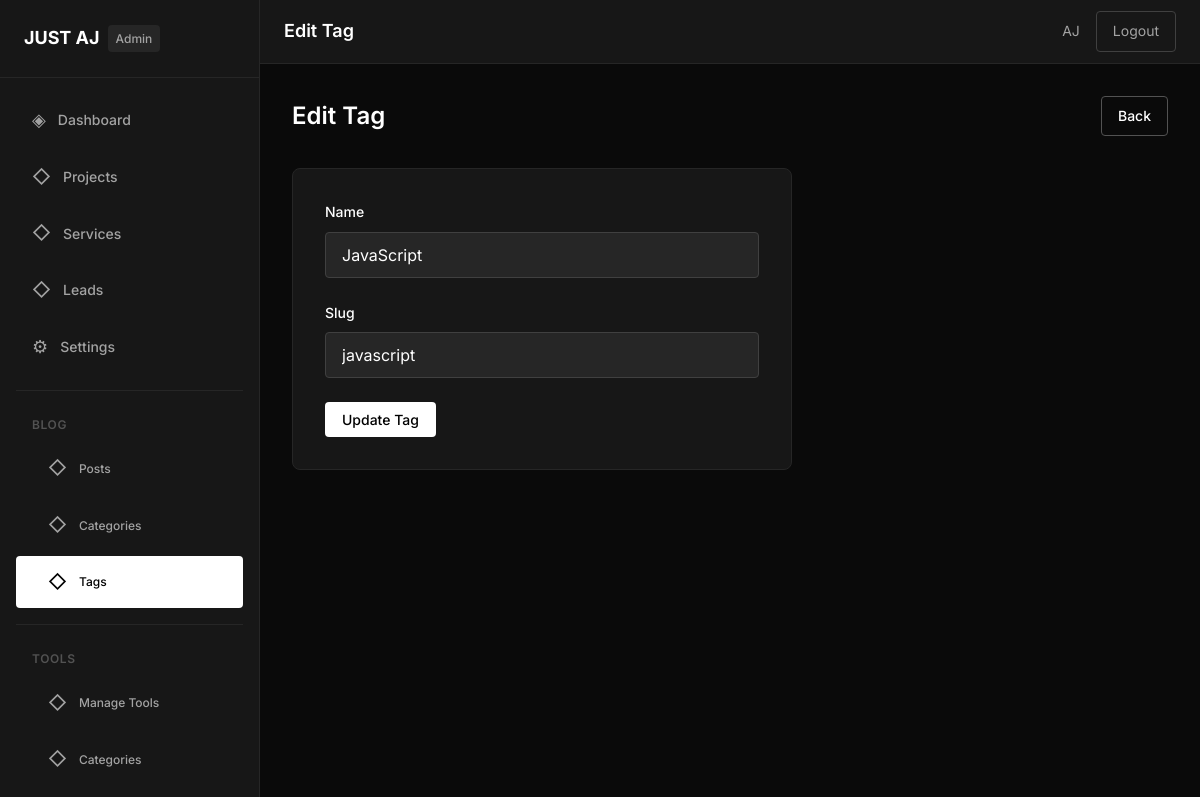
Page /admin/blog/tags/edit.php?id=2 (signed in) on the committed database.
### tables this page shows
CREATE TABLE `settings` (
    `id` INT(11) NOT NULL AUTO_INCREMENT,
    `setting_key` VARCHAR(255) NOT NULL,
    `setting_value` TEXT,
    PRIMARY KEY (`id`),
    UNIQUE KEY `setting_key` (`setting_key`)
);

CREATE TABLE `blog_tags` (
    `id` INT(11) NOT NULL AUTO_INCREMENT,
    `name` VARCHAR(255) NOT NULL,
    `slug` VARCHAR(255) NOT NULL,
    `created_at` TIMESTAMP DEFAULT CURRENT_TIMESTAMP,
    PRIMARY KEY (`id`),
    UNIQUE KEY `slug` (`slug`)
);

### includes/functions.php (called while the page is built, shortened)
<?php
function getSetting($key, $default = '') {
    global $pdo;
    $stmt = $pdo->prepare('SELECT setting_value FROM settings WHERE setting_key = ?');
    $stmt->execute([$key]);
    $result = $stmt->fetch();
    return $result ? $result['setting_value'] : $default;
}

### admin/blog/tags/edit.php (the view, shortened to what this page needs)
<?php
$currentPage = 'blog-tags';
require_once '../../../includes/db.php';
require_once '../../../includes/functions.php';
$id = filter_input(INPUT_GET, 'id', FILTER_VALIDATE_INT);
$stmt = $pdo->prepare('SELECT * FROM blog_tags WHERE id = ?');
$stmt->execute([$id]);
$tag = $stmt->fetch();
?>
<?php include '../../../includes/admin-header.php'; ?>
<div class="page-header">
    <h1 class="page-title">Edit Tag</h1>
    <a href="<?php echo SITE_URL; ?>/admin/blog/tags/" class="btn btn-secondary">Back</a>
</div>
<div class="form-card" style="max-width: 500px;">
    <form method="POST">
        <div class="form-group">
            <label for="name" class="form-label">Name</label>
            <input type="text" id="name" name="name" class="form-input" required value="<?php echo htmlspecialchars($tag['name']); ?>">
        </div>
        <div class="form-group">
            <label for="slug" class="form-label">Slug</label>
            <input type="text" id="slug" name="slug" class="form-input" value="<?php echo htmlspecialchars($tag['slug']); ?>">
        </div>
        <button type="submit" class="btn btn-primary">Update Tag</button>
    </form>
</div>
<?php include '../../../includes/admin-footer.php'; ?>

### includes/admin-sidebar.php (shortened to what this page needs)
<aside class="admin-sidebar">
                <div class="sidebar-header">
                    <a href="<?php echo SITE_URL; ?>/admin/dashboard.php" class="sidebar-logo">
                        <span class="logo-text"><?php echo htmlspecialchars(getSetting('site_name', 'AJ OS')); ?></span>
                        <span class="logo-badge">Admin</span>
                    </a>
                </div>
                <nav class="sidebar-nav">
                    <ul class="nav-menu">
                        <li class="nav-item">
                            <a href="<?php echo SITE_URL; ?>/admin/dashboard.php" class="nav-link <?php echo $currentPage === 'dashboard' ? 'active' : ''; ?>">
                                <span class="nav-icon">◈</span>
                                Dashboard
                            </a>
                        </li>
                        <li class="nav-item">
                            <a href="<?php echo SITE_URL; ?>/admin/projects/index.php" class="nav-link <?php echo $currentPage === 'projects' ? 'active' : ''; ?>">
                                <span class="nav-icon">◇</span>
                                Projects
                            </a>
                        </li>
                        <li class="nav-item">
                            <a href="<?php echo SITE_URL; ?>/admin/services/index.php" class="nav-link <?php echo $currentPage === 'services' ? 'active' : ''; ?>">
                                <span class="nav-icon">◇</span>
                                Services
                            </a>
                        </li>
                        <li class="nav-item">
                            <a href="<?php echo SITE_URL; ?>/admin/leads/index.php" class="nav-link <?php echo $currentPage === 'leads' ? 'active' : ''; ?>">
                                <span class="nav-icon">◇</span>
                                Leads
                            </a>
                        </li>
                        <li class="nav-item">
                            <a href="<?php echo SITE_URL; ?>/admin/settings.php" class="nav-link <?php echo $currentPage === 'settings' ? 'active' : ''; ?>">
                                <span class="nav-icon">⚙</span>
                                Settings
                            </a>
                        </li>
                    </ul>
                    <div class="nav-divider"></div>
                    <p class="nav-label">Blog</p>
                    <ul class="nav-menu">
                        <li class="nav-item nav-sub">
                            <a href="<?php echo SITE_URL; ?>/admin/blog/posts/" class="nav-link <?php echo $currentPage === 'blog-posts' ? 'active' : ''; ?>">
                                <span class="nav-icon">◇</span>
                                Posts
                            </a>
                        </li>
                        <li class="nav-item nav-sub">
                            <a href="<?php echo SITE_URL; ?>/admin/blog/categories/" class="nav-link <?php echo $currentPage === 'blog-categories' ? 'active' : ''; ?>">
                                <span class="nav-icon">◇</span>
                                Categories
                            </a>
                        </li>
                        <li class="nav-item nav-sub">
                            <a href="<?php echo SITE_URL; ?>/admin/blog/tags/" class="nav-link <?php echo $currentPage === 'blog-tags' ? 'active' : ''; ?>">
                                <span class="nav-icon">◇</span>
                                Tags
                            </a>
                        </li>
                    </ul>
                    <div class="nav-divider"></div>
                    <p class="nav-label">Tools</p>
                    <ul class="nav-menu">
                        <li class="nav-item nav-sub">
                            <a href="<?php echo SITE_URL; ?>/admin/tools/tools/" class="nav-link <?php echo $currentPage === 'tools-manage' ? 'active' : ''; ?>">
                                <span class="nav-icon">◇</span>
                                Manage Tools
                            </a>
                        </li>
                        <li class="nav-item nav-sub">
                            <a href="<?php echo SITE_URL; ?>/admin/tools/categories/" class="nav-link <?php echo $currentPage === 'tool-categories' ? 'active' : ''; ?>">
                                <span class="nav-icon">◇</span>
                                Categories
                            </a>
                        </li>
                    </ul>
                </nav>
            </aside>

### assets/css/admin.css (style rules this page uses)
*, *::before, *::after { box-sizing: border-box; margin: 0; padding: 0; }
:root { --color-black: #000000; --color-white: #ffffff; --color-gray-100: #f5f5f5; --color-gray-200: #e5e5e5; --color-gray-300: #d4d4d4; --color-gray-400: #a3a3a3; --color-gray-500: #737373; --color-gray-600: #525252; --color-gray-700: #404040; --color-gray-800: #262626; --color-gray-900: #171717; --color-dark: #0a0a0a; --font-family: 'Inter', -apple-system, BlinkMacSystemFont, sans-serif; --font-size-xs: 0.75rem; --font-size-sm: 0.875rem; --font-size-base: 1rem; --font-size-lg: 1.125rem; --font-size-xl: 1.25rem; --font-size-2xl: 1.5rem; --font-size-3xl: 1.875rem; --spacing-1: 0.25rem; --spacing-2: 0.5rem; --spacing-3: 0.75rem; --spacing-4: 1rem; --spacing-5: 1.25rem; --spacing-6: 1.5rem; --spacing-8: 2rem; --spacing-10: 2.5rem; --border-radius: 4px; --border-radius-lg: 8px; --transition-fast: 150ms ease; --transition-base: 250ms ease; --sidebar-width: 260px; --header-height: 64px; }
html { scroll-behavior: smooth; }
body { font-family: var(--font-family); font-size: var(--font-size-base); line-height: 1.6; color: var(--color-white); background-color: var(--color-dark); -webkit-font-smoothing: antialiased; }
a { color: inherit; text-decoration: none; }
.admin-sidebar { position: fixed; top: 0; left: 0; width: var(--sidebar-width); height: 100vh; background-color: var(--color-gray-900); border-right: 1px solid var(--color-gray-800); overflow-y: auto; z-index: 100; transition: transform var(--transition-base); }
.sidebar-header { padding: var(--spacing-6); border-bottom: 1px solid var(--color-gray-800); }
.sidebar-logo { display: flex; align-items: center; gap: var(--spacing-2); }
.sidebar-logo .logo-text { font-size: var(--font-size-lg); font-weight: 700; }
.sidebar-logo .logo-badge { font-size: var(--font-size-xs); font-weight: 500; padding: var(--spacing-1) var(--spacing-2); background-color: var(--color-gray-800); border-radius: var(--border-radius); color: var(--color-gray-400); }
.sidebar-nav { padding: var(--spacing-4); }
.nav-menu { list-style: none; }
.nav-item { margin-bottom: var(--spacing-1); }
.nav-link { display: flex; align-items: center; gap: var(--spacing-3); padding: var(--spacing-3) var(--spacing-4); font-size: var(--font-size-sm); font-weight: 500; color: var(--color-gray-400); border-radius: var(--border-radius); transition: all var(--transition-fast); }
.nav-link.active { background-color: var(--color-white); color: var(--color-black); }
.nav-icon { font-size: var(--font-size-lg); }
.nav-divider { height: 1px; background-color: var(--color-gray-800); margin: var(--spacing-4) 0; }
.nav-label { font-size: var(--font-size-xs); font-weight: 600; text-transform: uppercase; letter-spacing: 0.05em; color: var(--color-gray-600); padding: var(--spacing-2) var(--spacing-4); }
.nav-sub .nav-link { padding-left: var(--spacing-8); font-size: var(--font-size-xs); }
.btn { display: inline-flex; align-items: center; justify-content: center; padding: var(--spacing-2) var(--spacing-4); font-family: var(--font-family); font-size: var(--font-size-sm); font-weight: 500; border-radius: var(--border-radius); border: 1px solid transparent; cursor: pointer; transition: all var(--transition-fast); text-decoration: none; }
.btn-primary { background-color: var(--color-white); color: var(--color-black); }
.btn-secondary { background-color: transparent; color: var(--color-white); border-color: var(--color-gray-600); }
.form-card { background-color: var(--color-gray-900); border: 1px solid var(--color-gray-800); border-radius: var(--border-radius-lg); padding: var(--spacing-8); }
.form-group { margin-bottom: var(--spacing-6); }
.form-label { display: block; font-size: var(--font-size-sm); font-weight: 500; margin-bottom: var(--spacing-2); }
.form-input, .form-select, .form-textarea { width: 100%; padding: var(--spacing-3) var(--spacing-4); font-family: var(--font-family); font-size: var(--font-size-base); color: var(--color-white); background-color: var(--color-gray-800); border: 1px solid var(--color-gray-700); border-radius: var(--border-radius); transition: border-color var(--transition-fast); }
.page-header { display: flex; align-items: center; justify-content: space-between; margin-bottom: var(--spacing-8); }
.page-title { font-size: var(--font-size-2xl); font-weight: 600; }

### rows in the picture
settings: setting_value "JUST AJ"
blog_tags: name "JavaScript", slug "javascript"

### other values in the picture
$pageTitle "Edit Tag"
$currentAdmin['name'] "AJ"
